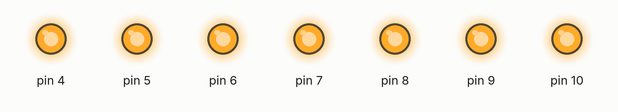
Recording of a sketch running on a simulated Arduino Uno, built with avr-gcc and run on an emulated ATmega328P. Shown: output pins drawn as LEDs (lit = HIGH). What the sketch prints to the serial monitor is not drawn.

Above: at 0.5 s.
At 3.5 s:
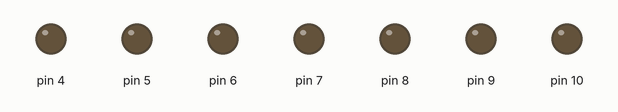
Timing chart, 0 to 4.6 s (numbered marks = the images above):
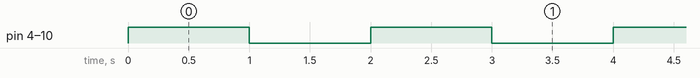

Measured:
- by itself, pin 4–10: alternates HIGH for 1.0 s and LOW for 1.0 s

The sketch:

05-7LED-modify.ino
```cpp
int count=0;  //점멸 횟수 변수

void setup() {
  Serial.begin(9600);  //아두이노와 PC간의 통신 속도 설정

  for(int i=4; i<11;i++){ //4~10까지의 핀을 출력핀으로 설정
    pinMode(i, OUTPUT);
  }
}

void loop() {
  for(int i=4; i<11; i++){ //4~10까지의 핀에 연결된 LED를 켠다.
    digitalWrite(i, HIGH);
  }
  delay(1000); //1초 쉰다.

  for(int i=4; i<11; i++){ //4~10까지의 핀에 연결된 LED를 끈다.
    digitalWrite(i, LOW);
  }
  delay(1000); //1초 쉰다.

  count+=1; //점멸횟수 변수를 증가시킨다.
  Serial.print(count); //시리얼모니터에 출력한다.
  Serial.println("번 점멸");
}
```
